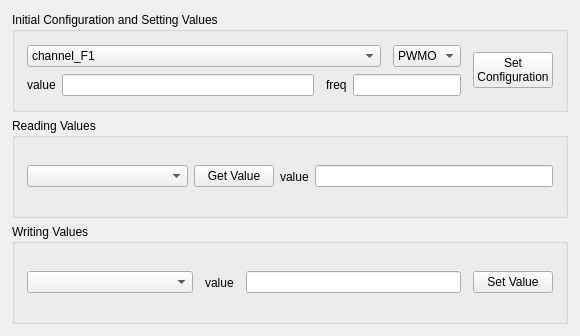
<?xml version="1.0" encoding="UTF-8"?>
<ui version="4.0">
 <class>MFIOPanel</class>
 <widget class="QWidget" name="MFIOPanel">
  <property name="geometry">
   <rect>
    <x>0</x>
    <y>0</y>
    <width>580</width>
    <height>336</height>
   </rect>
  </property>
  <property name="maximumSize">
   <size>
    <width>580</width>
    <height>336</height>
   </size>
  </property>
  <property name="windowTitle">
   <string>Form</string>
  </property>
  <layout class="QVBoxLayout" name="verticalLayout">
   <property name="spacing">
    <number>6</number>
   </property>
   <property name="leftMargin">
    <number>12</number>
   </property>
   <property name="topMargin">
    <number>12</number>
   </property>
   <property name="rightMargin">
    <number>12</number>
   </property>
   <property name="bottomMargin">
    <number>12</number>
   </property>
   <item>
    <widget class="QGroupBox" name="groupBox">
     <property name="minimumSize">
      <size>
       <width>0</width>
       <height>0</height>
      </size>
     </property>
     <property name="title">
      <string>Initial Configuration and Setting Values</string>
     </property>
     <layout class="QGridLayout" name="gridLayout">
      <property name="leftMargin">
       <number>12</number>
      </property>
      <property name="topMargin">
       <number>12</number>
      </property>
      <property name="rightMargin">
       <number>12</number>
      </property>
      <property name="bottomMargin">
       <number>12</number>
      </property>
      <property name="horizontalSpacing">
       <number>12</number>
      </property>
      <item row="0" column="0" colspan="2">
       <widget class="QComboBox" name="cb_channel">
        <item>
         <property name="text">
          <string>channel_F1</string>
         </property>
        </item>
        <item>
         <property name="text">
          <string>channel_F2</string>
         </property>
        </item>
        <item>
         <property name="text">
          <string>channel_F3</string>
         </property>
        </item>
        <item>
         <property name="text">
          <string>channel_F4</string>
         </property>
        </item>
        <item>
         <property name="text">
          <string>channel_F5</string>
         </property>
        </item>
        <item>
         <property name="text">
          <string>channel_F6</string>
         </property>
        </item>
        <item>
         <property name="text">
          <string>channel_F7</string>
         </property>
        </item>
        <item>
         <property name="text">
          <string>channel_F8</string>
         </property>
        </item>
        <item>
         <property name="text">
          <string/>
         </property>
        </item>
       </widget>
      </item>
      <item row="0" column="2">
       <widget class="QComboBox" name="cb_mode">
        <item>
         <property name="text">
          <string>PWMO</string>
         </property>
        </item>
        <item>
         <property name="text">
          <string>PWMI</string>
         </property>
        </item>
        <item>
         <property name="text">
          <string>GPO</string>
         </property>
        </item>
        <item>
         <property name="text">
          <string>GPI</string>
         </property>
        </item>
        <item>
         <property name="text">
          <string>ADC</string>
         </property>
        </item>
       </widget>
      </item>
      <item row="0" column="3" rowspan="2">
       <widget class="QPushButton" name="btn_init">
        <property name="text">
         <string>Set 
Configuration</string>
        </property>
       </widget>
      </item>
      <item row="1" column="0">
       <layout class="QHBoxLayout" name="horizontalLayout">
        <property name="spacing">
         <number>6</number>
        </property>
        <item>
         <widget class="QLabel" name="label_2">
          <property name="text">
           <string>value</string>
          </property>
         </widget>
        </item>
        <item>
         <widget class="QLineEdit" name="le_val"/>
        </item>
       </layout>
      </item>
      <item row="1" column="1" colspan="2">
       <layout class="QHBoxLayout" name="horizontalLayout_4">
        <property name="spacing">
         <number>6</number>
        </property>
        <item>
         <widget class="QLabel" name="label">
          <property name="text">
           <string>freq</string>
          </property>
         </widget>
        </item>
        <item>
         <widget class="QLineEdit" name="le_freq"/>
        </item>
       </layout>
      </item>
     </layout>
    </widget>
   </item>
   <item>
    <widget class="QGroupBox" name="groupBox_2">
     <property name="minimumSize">
      <size>
       <width>0</width>
       <height>90</height>
      </size>
     </property>
     <property name="title">
      <string>Reading Values</string>
     </property>
     <layout class="QHBoxLayout" name="horizontalLayout_5">
      <property name="spacing">
       <number>6</number>
      </property>
      <property name="leftMargin">
       <number>12</number>
      </property>
      <property name="topMargin">
       <number>6</number>
      </property>
      <property name="rightMargin">
       <number>12</number>
      </property>
      <property name="bottomMargin">
       <number>6</number>
      </property>
      <item>
       <widget class="QComboBox" name="cb_channel_get">
        <property name="minimumSize">
         <size>
          <width>161</width>
          <height>0</height>
         </size>
        </property>
       </widget>
      </item>
      <item>
       <widget class="QPushButton" name="btn_get">
        <property name="text">
         <string>Get Value</string>
        </property>
       </widget>
      </item>
      <item>
       <layout class="QHBoxLayout" name="horizontalLayout_2">
        <item>
         <widget class="QLabel" name="label_get">
          <property name="text">
           <string>value</string>
          </property>
         </widget>
        </item>
        <item>
         <widget class="QLineEdit" name="le_val_get"/>
        </item>
       </layout>
      </item>
     </layout>
    </widget>
   </item>
   <item>
    <widget class="QGroupBox" name="groupBox_3">
     <property name="minimumSize">
      <size>
       <width>0</width>
       <height>89</height>
      </size>
     </property>
     <property name="title">
      <string>Writing Values</string>
     </property>
     <layout class="QHBoxLayout" name="horizontalLayout_6">
      <property name="spacing">
       <number>12</number>
      </property>
      <property name="leftMargin">
       <number>12</number>
      </property>
      <property name="topMargin">
       <number>6</number>
      </property>
      <property name="rightMargin">
       <number>12</number>
      </property>
      <property name="bottomMargin">
       <number>6</number>
      </property>
      <item>
       <widget class="QComboBox" name="cb_channel_set">
        <property name="minimumSize">
         <size>
          <width>166</width>
          <height>0</height>
         </size>
        </property>
       </widget>
      </item>
      <item>
       <layout class="QHBoxLayout" name="horizontalLayout_3">
        <item>
         <widget class="QLabel" name="label_set">
          <property name="text">
           <string>value</string>
          </property>
         </widget>
        </item>
        <item>
         <widget class="QLineEdit" name="le_val_set"/>
        </item>
       </layout>
      </item>
      <item>
       <widget class="QPushButton" name="btn_set">
        <property name="text">
         <string>Set Value</string>
        </property>
       </widget>
      </item>
     </layout>
    </widget>
   </item>
  </layout>
 </widget>
 <resources/>
 <connections/>
</ui>
